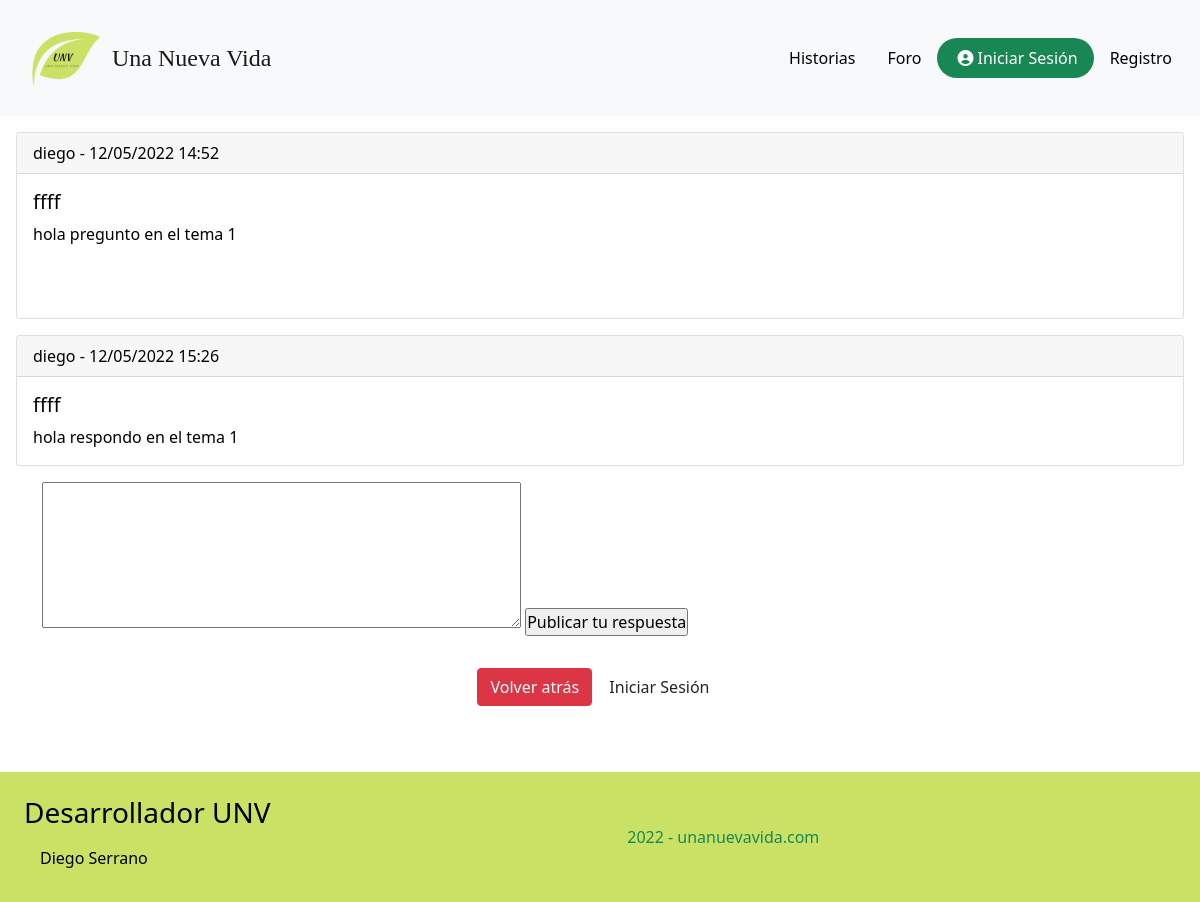
Page /web/index.php?ctl=verTemaForo&id=14 on the committed database.
### tables this page shows
CREATE TABLE `respuestas_foro` (
  `id_respuesta` int(8) NOT NULL,
  `contenido_respuesta` text NOT NULL,
  `fecha_respuesta` timestamp NULL DEFAULT current_timestamp(),
  `tema_respuesta` int(8) NOT NULL,
  `by_respuesta` int(8) NOT NULL
);

CREATE TABLE `usuarios` (
  `id_usuario` int(11) NOT NULL,
  `usuario` varchar(10) NOT NULL,
  `password` varchar(200) NOT NULL,
  `nombre` varchar(20) NOT NULL,
  `apellidos` varchar(40) DEFAULT NULL,
  `email` varchar(40) NOT NULL,
  `telefono` varchar(12) DEFAULT NULL,
  `fecha_nac` date DEFAULT NULL,
  `descripcion` text DEFAULT NULL,
  `vr_apps` text DEFAULT NULL,
  `foto_perfil` varchar(100) NOT NULL,
  `fecha_creacion` datetime NOT NULL DEFAULT current_timestamp(),
  `rol` int(11) NOT NULL,
  `activo` int(11) NOT NULL,
  `google` tinyint(4) NOT NULL
);

### app/modelos/Model.php (called while the page is built, shortened)
<?php
class Model extends PDO {
    public function __construct()
    {
            $this->conexion = new PDO('mysql:host=' . Config::$mvc_bd_hostname . ';dbname=' . Config::$mvc_bd_nombre . '', Config::$mvc_bd_usuario, Config::$mvc_bd_clave);
    }
}
?>

### app/modelos/classForo.php (called while the page is built, shortened)
<?php
class Foro extends Model {
    public function getRespuesta($id_respuesta) {
        $consulta = "SELECT * FROM respuestas_foro, usuarios WHERE by_respuesta=id_usuario AND tema_respuesta=:tema_respuesta";
        $result = $this->conexion->prepare($consulta);
        $result->bindParam(':tema_respuesta', $id_respuesta);
        if ($result->execute()) {
            $resultado = $result->fetchAll();
            return $resultado;
        } else {
            false;
        }
    }
}
?>

### app/controladores/cForo.php (called while the page is built, shortened)
<?php
class cForo {
    public function verTemaForo() {
        try {
            $id_tema = recoge('id');
            $foro = new Foro();
            $respuestas = $foro->getRespuesta($id_tema);
        } catch (Exception $e) {
            error_log($e->getMessage() . microtime() . PHP_EOL, 3, "logExceptio.txt");
            header('Location: index.php?ctl=error');
        } catch (Error $e) {
            error_log($e->getMessage() . microtime() . PHP_EOL, 3, "logError.txt");
            header('Location: index.php?ctl=error');
        }
        require __DIR__ . './../vistas/vVerTemaForo.php';
    }
}
?>

### app/vistas/vVerTemaForo.php (the view, shortened to what this page needs)
<?php foreach ($respuestas as $respuesta) { ?>
	<?php
	$fechaOriginal = $respuesta['fecha_respuesta'];
	$newDate = date("d/m/Y H:i", strtotime($fechaOriginal));
	?>
      <div class="card m-3">
	      <div class="card-header fw-light">
		  	<?php echo $respuesta['usuario']." - ".$newDate?>
	      </div>
	      <div class="card-body">
	          <h5 class="card-title fs-5">ffff</h5>
		      <?php echo $respuesta['contenido_respuesta'];?>
	      </div>
      </div>
<?php } ?>
<div class="col-md-12 justify-content-center mb-4">
	<div class="container">
	<form action="index.php?ctl=enviarRespuesta" method="POST">
	<textarea name="respuesta" rows="6" cols="50" id="publicarRespuesta"></textarea>
		<input type="submit" value="Publicar tu respuesta" name="enviarRespuesta">
	</form>
</div>
</div>
<div class="d-flex justify-content-center">
    <div class="p-2">
    <a class="btn btn-danger" href="index.php?ctl=listarForo">Volver atrás</a>
    <a class="btn botonAzul" name="inicio" href="index.php?ctl=entrarUsuario">Iniciar Sesión</a>
</div>
</div>
<?php include __DIR__ . './layout.php' ?>

### web/css/style.css (style rules this page uses)
* { -webkit-box-sizing: border-box; box-sizing: border-box; margin: 0; padding: 0; }

### rows in the picture
respuestas_foro: by_respuesta.usuario "diego", fecha_respuesta "12/05/2022 14:52", contenido_respuesta "hola pregunto en el tema 1"
respuestas_foro: by_respuesta.usuario "diego", fecha_respuesta "12/05/2022 15:26", contenido_respuesta "hola respondo en el tema 1"
